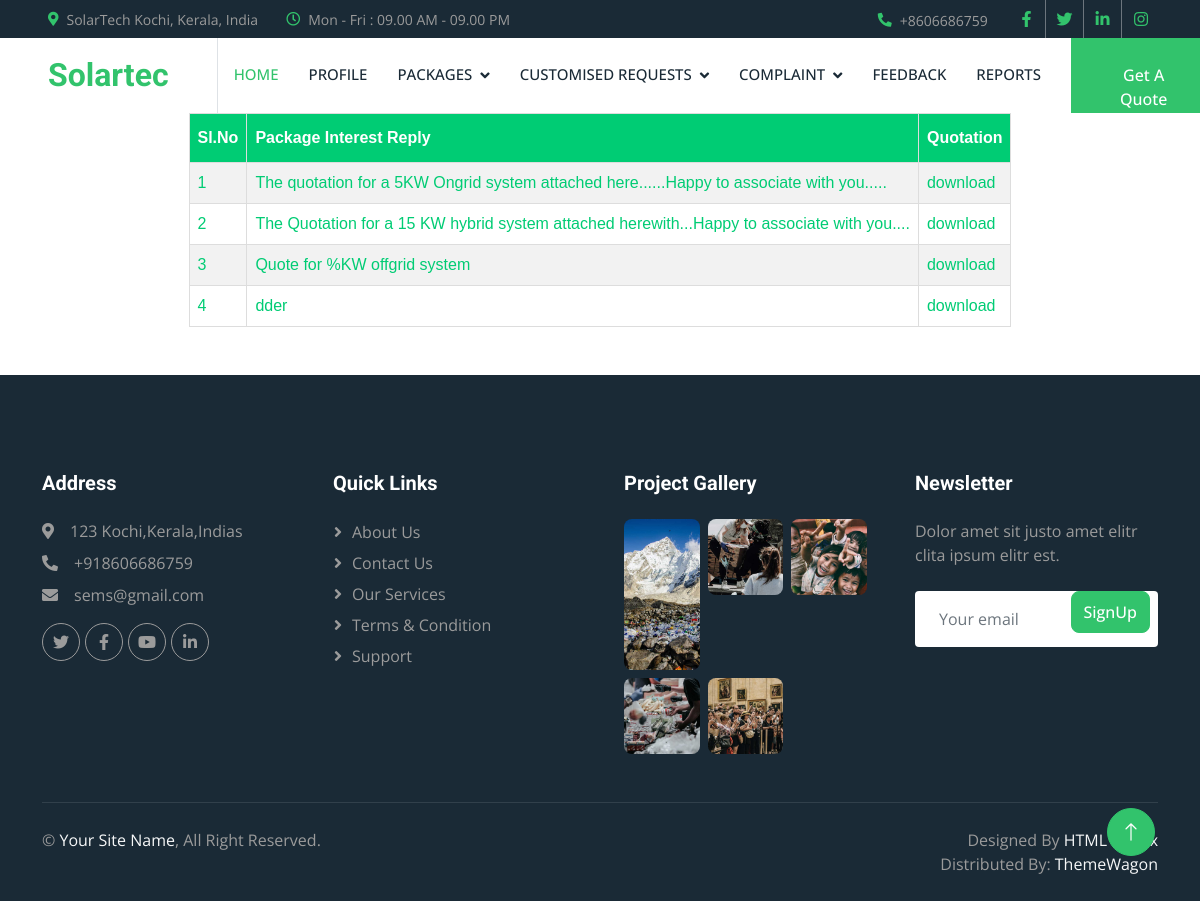
The app's page /User/Viewquote/ (signed in) with its own data.
### Guest/models.py (models this page shows)
class tbl_packageinterest(models.Model):
    package=models.ForeignKey(tbl_package, on_delete=models.CASCADE)
    packageinterest_date=models.DateField(auto_now_add=True)
    user = models.ForeignKey(tbl_newuser, on_delete=models.CASCADE,null=True)
    packageinterest_msg=models.CharField(max_length=50)
    packageinterest_status = models.IntegerField(default="0")
    packageinterest_pstatus = models.IntegerField(default="0")
    packageinterest_reply=models.CharField(max_length=500)
    packageinterest_replydate=models.DateField(null=True)
    quote_file = models.FileField(upload_to='Assets/Quotation/')

### User/views.py (the view)
# urls.py: path('Viewquote/',views.Viewquote,name="Viewquote"),
def Viewquote(request):
    data=tbl_packageinterest.objects.filter(user=request.session["uid"])
    return render(request,"User/Viewquote.html",{'data':data})

### User/Templates/User/Viewquote.html (shortened to what this page needs)
{% extends 'User/header.html' %}
{% load static %}
{% block content %}
<!DOCTYPE html>
<html lang="en">
<head>
</head>
<body>
    <table border="1" align="center" cellpadding="5">
        <tr>
            <th>Sl.No</th>
            <th>Package Interest Reply</th>
            <th>Quotation</th>
        </tr>
        {% for i in data %}
        <tr>
            <td>{{forloop.counter}}</td>
            <td>{{i.packageinterest_reply}}</td>
            <td><a href="{{i.quote_file.url}}" download>download</a></td>
        </tr>
        {% endfor %}
    </table>
</body>
{% endblock content %}

### User/static/formUser.css (style rules this page uses)
#tab td, #tab th { border: 1px solid #ddd; padding: 8px; color: #00cc74; }
#tab a { color:#00cc74; }
#tab tr:nth-child(even) { background-color: #f2f2f2; }
#tab th { padding-top: 12px; padding-bottom: 12px; text-align: left; background-color: #00cc74; color: white; }

### Guest/static/main/css/style.css (style rules this page uses)
:root { --primary: #32C36C; --light: #F6F7F8; --dark: #1A2A36; }

### records on screen
tbl_packageinterest: packageinterest_reply "The quotation for a 5KW Ongrid system attached here......Happy to associate with you....."
tbl_packageinterest: packageinterest_reply "The Quotation for a 15 KW hybrid system attached herewith...Happy to associate with you...."
tbl_packageinterest: packageinterest_reply "Quote for %KW offgrid system"
tbl_packageinterest: packageinterest_reply "dder"
